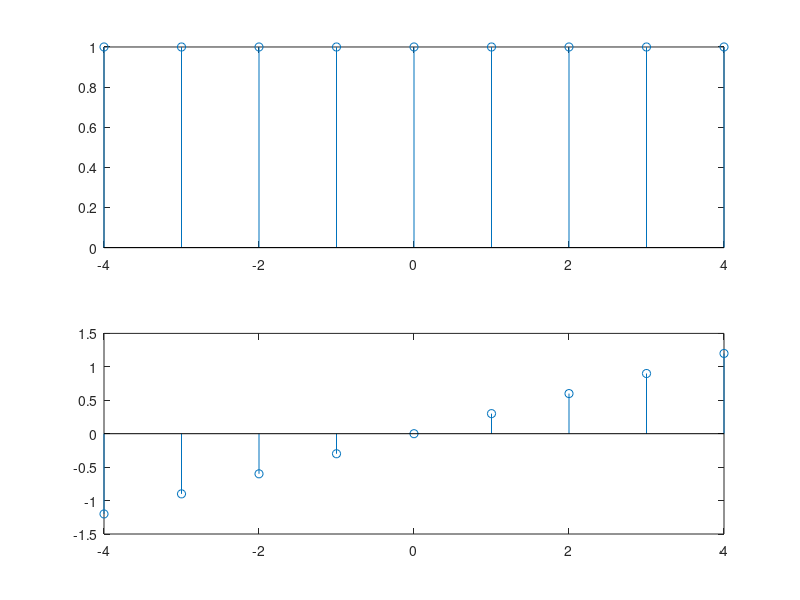

This chart was generated by the following MATLAB code:
% complex exponential with w=0.3 radians
% script file
n=-4:4;
y=exp(j*0.3*n);
subplot(2,1,1);
stem(n,abs(y));
subplot(2,1,2);
stem(n,angle(y));
% phase is in radians and within + or - pi
